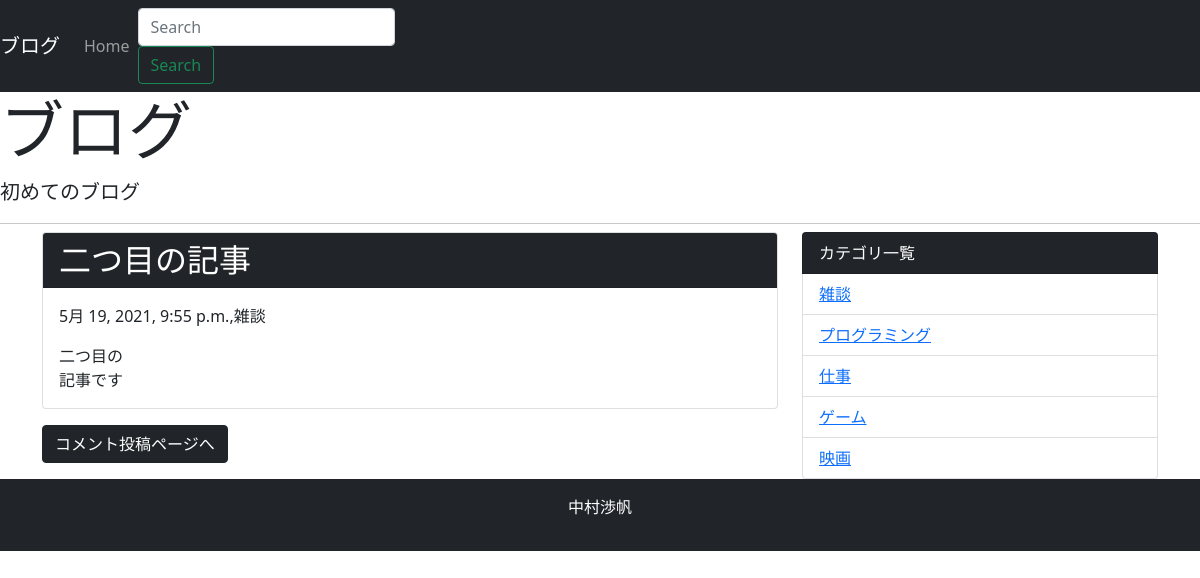
The page /detail/2/ on the database its author committed.
### blog/models.py (models this page shows, shortened)
class Post(models.Model):
    title = models.CharField('タイトル', max_length=255)
    text = models.TextField('本文')
    created_at = models.DateTimeField('作成日', default=timezone.now)
    category = models.ForeignKey(
        Category, verbose_name='カテゴリ', on_delete=models.PROTECT)

class Category(models.Model):
    name = models.CharField('カテゴリ名', max_length=255)
    created_at = models.DateTimeField('作成日', default=timezone.now)
    def __str__(self):
        return self.name

### blog/views.py (the view)
# urls.py: path('detail/<int:pk>/', views.DetailView.as_view(), name='detail'),
class DetailView(generic.DetailView):
    model = Post

### blog/context_processors.py (called while the page is built)
def common(request):
    context = {
        'category_list': Category.objects.all(),
    }
    return context

### blog/templates/blog/post_detail.html (shortened to what this page needs)
{% extends 'blog/base.html' %}
{% block content %}
<div class="card mb-3">
  <h2 class="card-header bg-dark text-white">{{post.title}}</h2>
  <div class="card-body">
    <p>{{ post.created_at }},{{ post.category }}</p>
    {{ post.text | linebreaksbr | urlize }}
  </div>
</div>
<a class="btn btn-dark" href="{% url 'blog:comment' post.pk %}">コメント投稿ページへ</a>
{% endblock %}

### blog/templates/blog/base.html (shortened to what this page needs)
<!doctype html>
<html lang="ja">
  <head>
    <link href="https://cdn.jsdelivr.net/npm/bootstrap@5.0.0-beta1/dist/css/bootstrap.min.css" rel="stylesheet"
>
  </head>
  <body>
    <nav class="navbar navbar-expand-lg navbar-dark bg-dark">
      <a class="navbar-brand" href="#">ブログ</a>
      <div class="collapse navbar-collapse" id="navbarSupportedContent">
        <ul class="navbar-nav mr-auto">
          <li class="nav-item active">
            <a class="nav-link" href="{% url 'blog:index' %}">Home</a>
          </li>
        </ul>
        <form class="form-inline my-2 my-lg-0" method="GET" action="{% url 'blog:index' %}">
          <input class="form-control mr-sm-2" type="text" placeholder="Search" aria-label="Search" name="keyword">
          <button class="btn btn-outline-success my-2 my-sm-0" type="submit">Search</button>
        </form>
      </div>
    </nav>
    <div class="jumbotron">
      <h1 class="display-3">ブログ</h1>
      <p class="lead">初めてのブログ</p>
      <hr class="my-2">
    </div>
    <div class="container">
      <div class="row">
        <div class="col-md-8">
          {% block content %}
          {% endblock %}
        </div>
        <div class="col-md-4">
          <ul class="list-group">
            <li class="list-group-item bg-dark text-white">カテゴリ一覧</li>
            {% for category in category_list %}
            <li class="list-group-item"><a href="{% url 'blog:category' category.pk %}">{{category}}</a></li>
            {% endfor %}
          </ul>
        </div>
      </div>
    </div>
    <footer class="bg-dark text-white text-center py-3">
      <p>中村渉帆</p>
    </footer>
  </body>
</html>

### rows shown on the page
Post: title "二つ目の記事", created_at "5月 19, 2021, 9:55 p.m.", category "雑談", text "二つ目の 記事です"
Category: name "雑談"
Category: name "プログラミング"
Category: name "仕事"
Category: name "ゲーム"
Category: name "映画"
